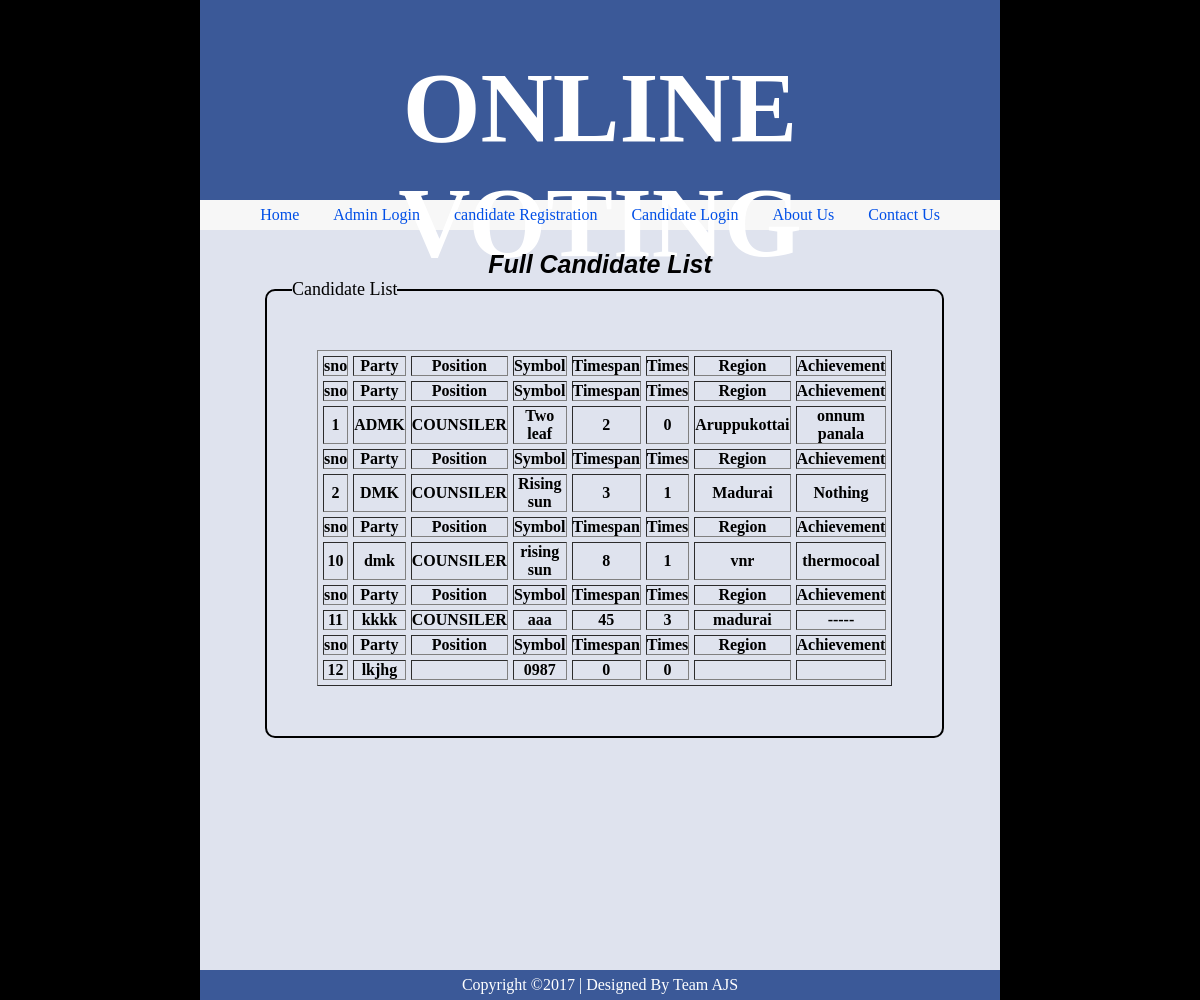
/cdisplay.php, run on the app's committed database.
### tables this page shows
CREATE TABLE `candidate_details` (
  `sno` int(255) NOT NULL,
  `party` varchar(255) NOT NULL,
  `position` varchar(255) NOT NULL,
  `symbol` varchar(255) NOT NULL,
  `timespan` int(255) NOT NULL,
  `times` int(255) NOT NULL,
  `region` varchar(255) NOT NULL,
  `achivement` text NOT NULL
);

### cdisplay.php (the view, shortened to what this page needs)
<html>
<head>
<link rel="stylesheet" type="text/css" href="style.css">
</head>
<body>
<div id="header">
<?php include "header.php";?>
</div>
<div id="nav">
<center>
<ul id="navul">
<li><a href="index.php">Home</a></li>
<li><a href="admin.php">Admin Login</a></li>
<li><a href="candidate.php">candidate Registration</a></li>
<li><a href="candidatelogin.php">Candidate Login</a></li>
<li><a href="aboutus.php">About Us</a></li>
<li><a href="contactus.php">Contact Us</a></li>
</ul>
</center>
</div>
<div id="container">
<?php
	include('dbconfig.php');
	$query="select * from candidate_details";
	$res=mysqli_query($con,$query);
	if(mysqli_num_rows($res)==0)
	{
		echo "<script>alert('No Entries');</script>";
	}
	else
	{
		echo "<h1 align=center>Full Candidate List</h1>";
		echo "<fieldset id='login'>";
		echo "<legend>Candidate List</legend>";
		echo"<table id='newtable' border=1px cellspacing=5px>";
		echo "<tr>";
			echo "<th>sno</th>";
			echo "<th>Party</th>";
			echo "<th>Position</th>";
			echo "<th>Symbol</th>";
			echo "<th>Timespan</th>";
			echo "<th>Times</th>";
			echo "<th>Region</th>";
			echo "<th>Achievement</th>";
			echo "</tr>";
		while($row=mysqli_fetch_array($res))
		{
			echo "<tr>";
			echo "<th>sno</th>";
			echo "<th>Party</th>";
			echo "<th>Position</th>";
			echo "<th>Symbol</th>";
			echo "<th>Timespan</th>";
			echo "<th>Times</th>";
			echo "<th>Region</th>";
			echo "<th>Achievement</th>";
			echo "</tr>";
			echo"<tr>";
			echo"<th>".$row['sno']."</th>";
			echo"<th>".$row['party']."</th>";
			echo"<th>".$row['position']."</th>";
			echo"<th>".$row['symbol']."</th>";
			echo"<th>".$row['timespan']."</th>";
			echo"<th>".$row['times']."</th>";
			echo"<th>".$row['region']."</th>";
			echo"<th>".$row['achivement']."</th>";
			echo"</tr>";
		}
		echo"</table>";
		echo"</fieldset>";
	}
?>
</div>
<div id="footer">
<?php include "footer.php";?>
</div>
</body>
</html>

### style.css (style rules this page uses)
* { margin:0px; padding:0px; }
html { background:black; }
body { background:silver; height:1000px; width:800px; margin:0px auto; }
#header { background:#3B5998; height:200px; width:100%; }
#nav { background:#f7f7f7; height:30px; width:100%; }
#container { background:#dfe3ee; height:740px; width:100%; }
#footer { background:#3B5998; height:30px; width:100%; line-height:30px; color:white; }
#navul li { list-style-type:none; display:inline; padding-left:15px; padding-right:15px; line-height:30px; }
#navul li a,#lful li a,#rtul li a { text-decoration:none; color:004fe7; }
h1 { color:black; font-family:arial; font-size:25px; font-style:italic; text-align:center; padding-top:20px; }
#login { min-height:250px; width:100px; margin-left:65px; border-radius:10px; border:2px solid black; }
#login legend { margin-left:25px; font-size:18px; color:black; }
#newtable { margin:50px; }

### data on the page
candidate_details: sno "1", party "ADMK", position "COUNSILER", symbol "Two leaf", timespan "2", times "0", region "Aruppukottai", achivement "onnum panala"
candidate_details: sno "2", party "DMK", position "COUNSILER", symbol "Rising sun", timespan "3", times "1", region "Madurai", achivement "Nothing"
candidate_details: sno "10", party "dmk", position "COUNSILER", symbol "rising sun", timespan "8", times "1", region "vnr", achivement "thermocoal"
candidate_details: sno "11", party "kkkk", position "COUNSILER", symbol "aaa", timespan "45", times "3", region "madurai", achivement "-----"
candidate_details: sno "12", party "lkjhg", symbol "0987", timespan "0", times "0"
